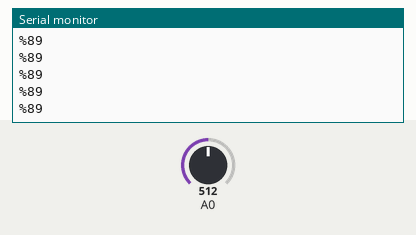
The sketch below on a simulated Arduino Uno, built with avr-gcc and run on an emulated ATmega328P. Shown: the last lines printed to the serial monitor. The test bench sets the inputs (shaded band); at power-on: A0 = 512.

Above: at 1.2 s.
1.3 s: A0 set to 716
At 2.2 s:
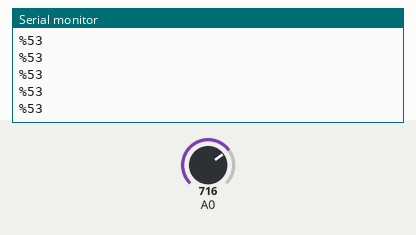
2.8 s: A0 set to 900
At 3.8 s:
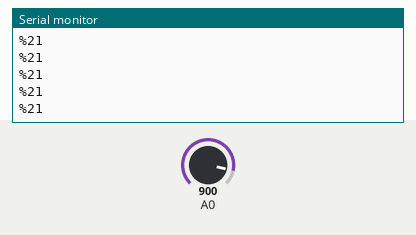
Timing chart, 0 to 5.8 s (numbered marks = the images above; inputs shaded):
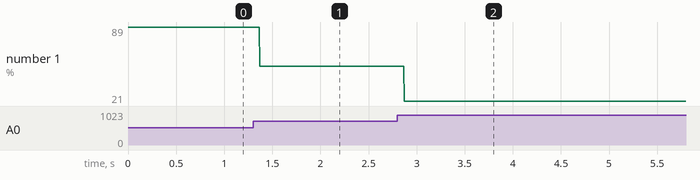

Measured:
- after the input at 1.3 s, the serial monitor: prints a new line after 0.07 s (image 1)
- after the input at 2.8 s, the serial monitor: prints a new line after 0.07 s (image 2)
- plotted number 1: 89 → 53 after the input at 1.3 s, 53 → 21 after the input at 2.8 s

The sketch:

third.ino
```cpp
int valor;
void setup() {
  Serial.begin(9600);
  pinMode(A0, INPUT);

}

void loop() {
  valor = analogRead(A0);
  valor = map(valor,1023,450,0,100);
  Serial.println(valor);
  Serial.print("%");
}
```
